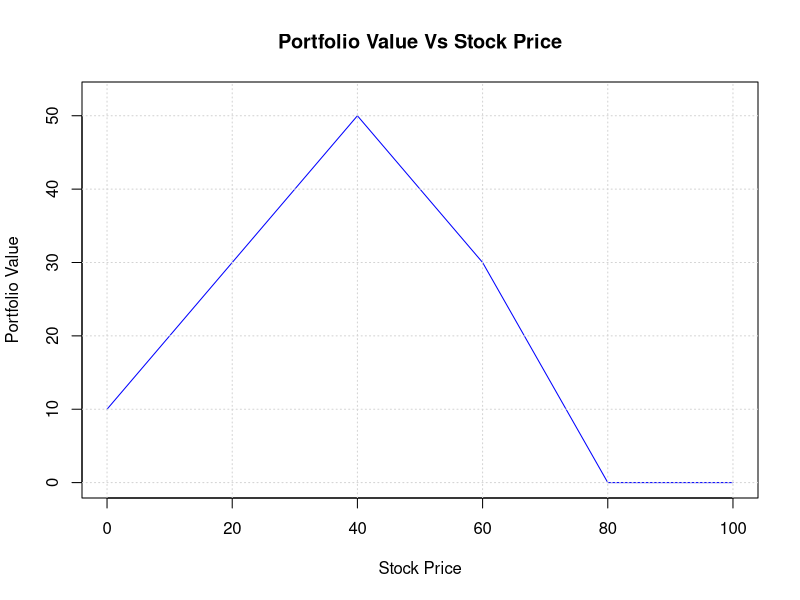

Reproduce this figure in R.
## ---- chunk 1
knitr::opts_chunk$set(echo = TRUE)
## ---- chunk 2
# Function to price calls and puts using Black Scholes equation
BS <- function(S, K, r, sigma, t, type="c") {
  d1 <- (log(S / K) + (r + sigma^2 / 2) * t) / (sigma * sqrt(t))
  d2 <- (log(S / K) + (r - sigma^2 / 2) * t) / (sigma * sqrt(t))
  
  if (type == "c" | type == "call") {
    return (
      S * pnorm(d1) - (K * exp(-r * t) * pnorm(d2))
    )
  }
  
  if (type == "p" | type == "put") {
    return (
      (K * exp(-r * t) * pnorm(-d2)) - S * pnorm(-d1)
    )
  }
}
## ---- chunk 3
# Code to prove that the payoff mirrors

S_t <- 0:100 # change this only if payoffs go further than 100

port <- function(S) {
  
  put <- function(K){ return ( max(K - S, 0) ) }
  call <- function(K){ return ( max(S - K, 0) ) }
  
  return ( # Change these parameters
    
    3/2 * put(80) +
    - 1/2 * put(60) + 
    -2 * put(40)
    
  )
}
portfolio <- cbind(S_t, lapply(S_t, port))
plot(portfolio,
     type='l',
     col='blue',
     xlab="Stock Price",
     ylab="Portfolio Value",
     ylim = c(0, 1.05 * max(unlist(lapply(S_t, port)))),
     main="Portfolio Value Vs Stock Price"
     )
grid()
